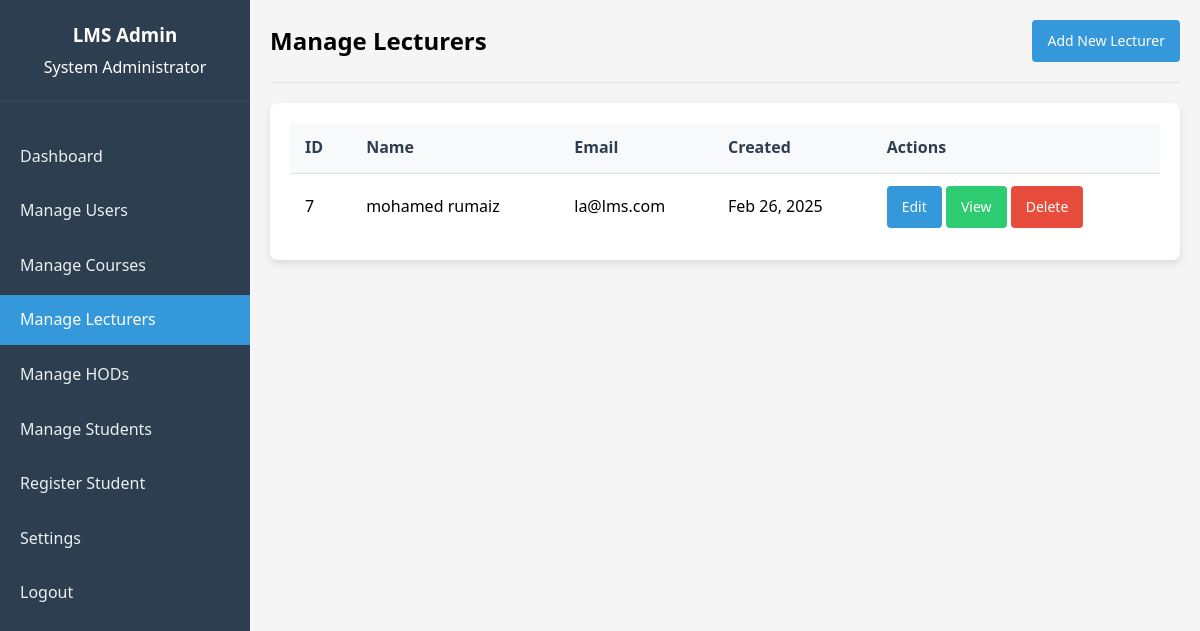
Screenshot of /admin/lecturer/lecturers.php (signed in) with the database file from the repository.
### tables this page shows
CREATE TABLE `users` (
  `user_id` int(11) NOT NULL,
  `email` varchar(100) NOT NULL,
  `password` varchar(255) NOT NULL,
  `role` enum('admin','lecturer','student','hod') DEFAULT NULL,
  `first_name` varchar(50) NOT NULL,
  `last_name` varchar(50) NOT NULL,
  `profile_picture` varchar(255) DEFAULT NULL,
  `created_at` timestamp NOT NULL DEFAULT current_timestamp(),
  `updated_at` timestamp NOT NULL DEFAULT current_timestamp() ON UPDATE current_timestamp()
);

### admin/lecturer/lecturers.php (the view, shortened to what this page needs)
<?php
require_once '../../config.php';
$page = isset($_GET['page']) ? (int)$_GET['page'] : 1;
$recordsPerPage = 10;
$offset = ($page - 1) * $recordsPerPage;
$query = "SELECT user_id, email, first_name, last_name, created_at FROM users WHERE role = 'lecturer' ORDER BY created_at DESC LIMIT ? OFFSET ?";
$stmt = $conn->prepare($query);
$stmt->bind_param("ii", $recordsPerPage, $offset);
$stmt->execute();
$result = $stmt->get_result();
$pageTitle = "Manage Lecturers";
?>
<!DOCTYPE html>
<html lang="en">
<head>
    <link rel="stylesheet" href="../../assets/css/style.css">
</head>
<body>
    <div class="dashboard-container">
        <div class="sidebar">
            <div class="sidebar-header">
                <h3>LMS Admin</h3>
                <p><?php echo $_SESSION['first_name'] . ' ' . $_SESSION['last_name']; ?></p>
            </div>
            <ul class="sidebar-menu">
                <li><a href="../dashboard.php">Dashboard</a></li>
                <li><a href="../users.php">Manage Users</a></li>
                <li><a href="../courses.php">Manage Courses</a></li>
                <li><a href="lecturers.php" class="active">Manage Lecturers</a></li>
                <li><a href="../hod/hod.php">Manage HODs</a></li>
                <li><a href="../student/students.php">Manage Students</a></li>
                <li><a href="../student/register_student.php">Register Student</a></li>
                <li><a href="../settings.php">Settings</a></li>
                <li><a href="../../logout.php">Logout</a></li>
            </ul>
        </div>
        <div class="main-content">
            <div class="header">
                <h2><?php echo $pageTitle; ?></h2>
                <a href="add_lecturer.php" class="btn">Add New Lecturer</a>
            </div>
            <div class="table-container">
                <table>
                    <thead>
                        <tr>
                            <th>ID</th>
                            <th>Name</th>
                            <th>Email</th>
                            <th>Created</th>
                            <th>Actions</th>
                        </tr>
                    </thead>
                    <tbody>
                        <?php if ($result->num_rows > 0): ?>
                            <?php while ($lecturer = $result->fetch_assoc()): ?>
                                <tr>
                                    <td><?php echo $lecturer['user_id']; ?></td>
                                    <td><?php echo $lecturer['first_name'] . ' ' . $lecturer['last_name']; ?></td>
                                    <td><?php echo $lecturer['email']; ?></td>
                                    <td><?php echo date('M j, Y', strtotime($lecturer['created_at'])); ?></td>
                                    <td>
                                        <div class="action-buttons">
                                            <a href="edit_lecturer.php?id=<?php echo $lecturer['user_id']; ?>" class="btn btn-sm">Edit</a>
                                            <a href="view_lecturer.php?id=<?php echo $lecturer['user_id']; ?>" class="btn btn-sm" style="background-color: #2ecc71;">View</a>
                                            <a href="lecturers.php?action=delete&id=<?php echo $lecturer['user_id']; ?>" class="btn btn-sm btn-danger delete-btn" onclick="return confirm('Are you sure you want to delete this lecturer?');">Delete</a>
                                        </div>
                                    </td>
                                </tr>
                            <?php endwhile; ?>
                        <?php else: ?>
                            <tr>
                                <td colspan="5" style="text-align: center;">No lecturers found.</td>
                            </tr>
                        <?php endif; ?>
                    </tbody>
                </table>
            </div>
        </div>
    </div>
</body>
</html>

### assets/css/style.css (style rules this page uses)
* { margin: 0; padding: 0; box-sizing: border-box; font-family: 'Segoe UI', Tahoma, Geneva, Verdana, sans-serif; }
body { background-color: #f5f5f5; line-height: 1.6; }
a { text-decoration: none; }
.dashboard-container { display: flex; min-height: 100vh; }
.sidebar { width: 250px; background-color: #2c3e50; color: white; padding: 20px 0; position: fixed; height: 100vh; overflow-y: auto; }
.sidebar-header { padding: 0 20px 20px; border-bottom: 1px solid #34495e; text-align: center; }
.sidebar-header h3 { margin-bottom: 5px; }
.sidebar-menu { list-style: none; padding: 0; margin: 30px 0; }
.sidebar-menu li { margin-bottom: 5px; }
.sidebar-menu a { display: block; color: #ecf0f1; text-decoration: none; padding: 12px 20px; transition: all 0.3s; }
.sidebar-menu a:hover, .sidebar-menu a.active { background-color: #3498db; color: white; }
.main-content { flex: 1; padding: 20px; margin-left: 250px; background-color: #f5f5f5; }
.header { display: flex; justify-content: space-between; align-items: center; padding-bottom: 20px; border-bottom: 1px solid #e0e0e0; margin-bottom: 20px; }
.table-container { background-color: white; border-radius: 8px; box-shadow: 0 4px 8px rgba(0, 0, 0, 0.1); padding: 20px; overflow-x: auto; }
table { width: 100%; border-collapse: collapse; }
table th, table td { padding: 12px 15px; text-align: left; border-bottom: 1px solid #e0e0e0; }
table th { background-color: #f8f9fa; font-weight: 600; color: #2c3e50; }
table tr:last-child td { border-bottom: none; }
.btn { background-color: #3498db; color: white; border: none; padding: 10px 15px; border-radius: 4px; cursor: pointer; text-decoration: none; display: inline-block; font-size: 14px; }
.btn-danger { background-color: #e74c3c; }

### rows the page displays
users: user_id "7", first_name "mohamed", last_name "rumaiz", email "la@lms.com", created_at "Feb 26, 2025"

### other values shown
$_SESSION['first_name'] "System"
$_SESSION['last_name'] "Administrator"
$pageTitle "Manage Lecturers"
